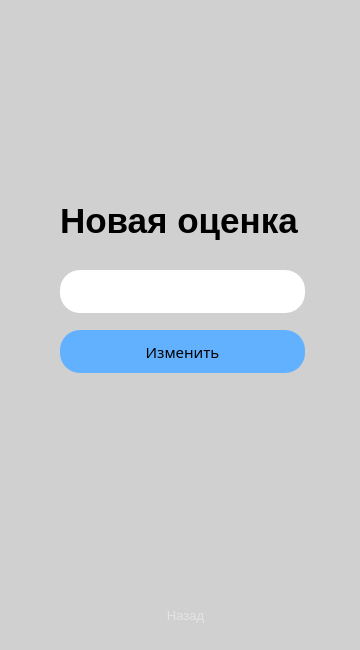
<?xml version="1.0" encoding="UTF-8"?>
<ui version="4.0">
 <class>Dialog</class>
 <widget class="QDialog" name="Dialog">
  <property name="geometry">
   <rect>
    <x>0</x>
    <y>0</y>
    <width>360</width>
    <height>650</height>
   </rect>
  </property>
  <property name="windowTitle">
   <string>Dialog</string>
  </property>
  <property name="styleSheet">
   <string notr="true">background: #D0D0D0;</string>
  </property>
  <widget class="QPushButton" name="go_to_wallet_btn">
   <property name="enabled">
    <bool>true</bool>
   </property>
   <property name="geometry">
    <rect>
     <x>70</x>
     <y>600</y>
     <width>231</width>
     <height>31</height>
    </rect>
   </property>
   <property name="cursor">
    <cursorShape>PointingHandCursor</cursorShape>
   </property>
   <property name="styleSheet">
    <string notr="true">QPushButton {
font-family: 'Montserrat';
font-style: normal;
font-weight: 400;
font-size: 13px;
line-height: 16px;
color: #E4E4E4;
border: none;
text-align:center;
}
QPushButton:hover {
color:#fff
}</string>
   </property>
   <property name="text">
    <string>Назад</string>
   </property>
  </widget>
  <widget class="QLineEdit" name="new_mark_field">
   <property name="geometry">
    <rect>
     <x>60</x>
     <y>270</y>
     <width>245</width>
     <height>43</height>
    </rect>
   </property>
   <property name="styleSheet">
    <string notr="true">QLineEdit{
background: #FFFFFF;
border-radius: 20%;
padding: 13px 17px;
font-family: 'Montserrat';
font-style: normal;
font-weight: 400;
font-size: 13px;
line-height: 16px;
}
QLineEdit:focus{
	border: 1px solid #000;
}

</string>
   </property>
   <property name="text">
    <string/>
   </property>
  </widget>
  <widget class="QPushButton" name="change_mark_btn">
   <property name="geometry">
    <rect>
     <x>60</x>
     <y>330</y>
     <width>245</width>
     <height>43</height>
    </rect>
   </property>
   <property name="font">
    <font>
     <family>Montserrat</family>
     <pointsize>-1</pointsize>
     <weight>50</weight>
     <italic>false</italic>
     <bold>false</bold>
    </font>
   </property>
   <property name="cursor">
    <cursorShape>PointingHandCursor</cursorShape>
   </property>
   <property name="styleSheet">
    <string notr="true">QPushButton{
	 background-color: #62B1FF;
	border-radius: 20%;
	font-family: 'Montserrat';
	font-style: normal;
	font-weight: 400;
	font-size: 15px;
	color: #000000;
}
QPushButton:hover{
   background-color:#7DBFFF;
}



</string>
   </property>
   <property name="text">
    <string>Изменить</string>
   </property>
  </widget>
  <widget class="QLabel" name="label_new_mark">
   <property name="geometry">
    <rect>
     <x>60</x>
     <y>190</y>
     <width>261</width>
     <height>61</height>
    </rect>
   </property>
   <property name="styleSheet">
    <string notr="true">font-family: 'Montserrat';
font-style: normal;
font-weight: 700;
font-size: 35px;
line-height: 122px;
color: #000;</string>
   </property>
   <property name="text">
    <string>Новая оценка</string>
   </property>
  </widget>
 </widget>
 <resources/>
 <connections/>
</ui>
